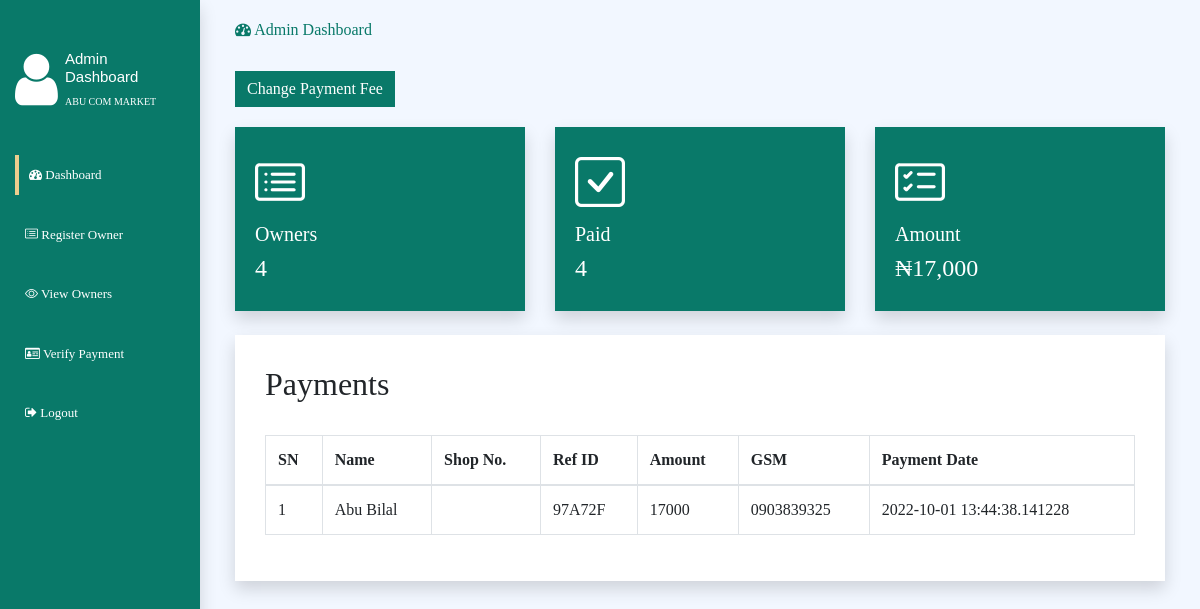
/backend/dashboard.php, run on an earlier commit of the app's database.
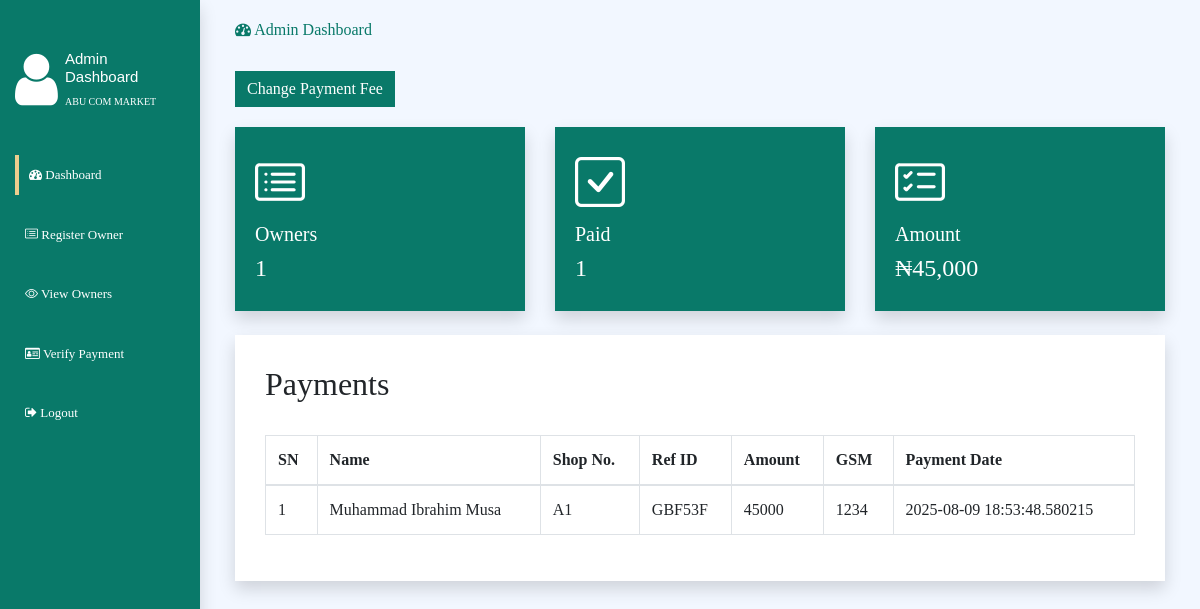
And on a later commit of the database.
### tables this page shows
CREATE TABLE `payment` (
  `id` int(11) NOT NULL,
  `refid` varchar(200) NOT NULL,
  `email` varchar(200) NOT NULL,
  `name` varchar(200) NOT NULL,
  `gsm` varchar(200) NOT NULL,
  `amount` varchar(200) NOT NULL,
  `shopnumber` varchar(100) NOT NULL,
  `date_paid` timestamp(6) NOT NULL DEFAULT current_timestamp(6)
);

### backend/dashboard.php (the view, shortened to what the changed rows need)
<?php
include "../include/server.php";
?>
<!DOCTYPE html>
<html>
<head>
    <link rel="stylesheet" type="text/css" href="../css/style.css">
    <link rel="stylesheet" type="text/css" href="../bootstrap/css/bootstrap.min.css">
    <link rel="stylesheet" type="text/css" href="../bootstrap-icons/bootstrap-icons.css">
    <link rel="stylesheet" href="../dist/css/iziToast.min.css">
    <link href="../lib/owlcarousel/assets/owl.carousel.min.css" rel="stylesheet">
    <link href="../lib/animate/animate.min.css" rel="stylesheet">
     <link href="../lib/font-awesome/css/font-awesome.min.css" rel="stylesheet">
    <link rel="stylesheet" href="../css/dismissible.css">
</head>
<body>
     <div class="container-fluid h-100" id="dashboard">
            <div class="row h-100">
                <div class="col-md-10">
                    <div class="main">
                    <br>
                    <div class="row">
                        <div class="col-md-4">
                            <div class="box shadow">
                                <span class="bi bi-card-list "></span>
                                <h5>Owners</h5>
                                <h4>
                                    <?php
                                    $sql = "SELECT COUNT(id) AS total FROM shopowners";
                                    $run = mysqli_query($dbcon,$sql);
                                    $row = mysqli_fetch_assoc($run);
                                    $first = $row['total'];
                                    echo $first;
                                ?>
                                </h4>
                            </div>
                        </div>
                        <div class="col-md-4">
                            <div class="box shadow">
                                <span class="bi bi-check-square"></span>
                                <h5>Paid</h5>
                                <h4>
                           <?php
                                    $sql = "SELECT COUNT(id) AS total FROM shopowners WHERE status = 'PAID'";
                                    $run = mysqli_query($dbcon,$sql);
                                    $row2 = mysqli_fetch_assoc($run);
                                    $second = $row2['total'];
                                    echo $second;
                                ?>
                                </h4>
                            </div>
                        </div>
                        <div class="col-md-4">
                            <div class="box shadow">
                                <span class="bi bi-card-checklist"></span>
                                <h5>Amount</h5>
                                <h4>
                           <?php
                                    $sql = "SELECT SUM(amount) AS total FROM payment";
                                    $run = mysqli_query($dbcon,$sql);
                                    $row3 = mysqli_fetch_assoc($run);
                                    $third = $row3['total'];
                                    if ($third=="") {
                                        echo "&#8358;0";
                                    }else{
                                        echo "&#8358;".number_format($third);
                                    }
                                ?>
                                </h4>
                            </div>
                        </div>
                            <div class="container " >
                                <div class="row">
                                    <div class="col-md-12" >
                                        <br>
                                        <div class="shadow" style="padding: 30px;background-color: #fff;">
                        <h2>Payments</h2>
                        <br>
                     <table id="datatable-buttons" class="table table-bordered dt-responsive nowrap w-100">
              <thead>
    <tr>
        <th>SN</th>
        <th>Name</th>
        <th>Shop No.</th>
        <th>Ref ID</th>
        <th>Amount</th>
        <th>GSM</th>
        <th>Payment Date</th>
  </tr>
  </thead>
  <?php
  $sn=1;
  $psql = mysqli_query($dbcon,"SELECT * FROM payment ORDER BY id DESC");
  while($prop = mysqli_fetch_array($psql)){ ?>
  <tr>
    <td><?php echo $sn++; ?></td>
    <td><?php echo $prop['name']; ?></td>
    <td><?php echo $prop['shopnumber']; ?></td>
    <td><?php echo $prop['refid']; ?></td>
    <td><?php echo $prop['amount']; ?></td>
    <td><?php echo $prop['gsm']; ?></td>
    <td><?php echo $prop['date_paid']; ?></td>
  </tr>
  <?php } ?>
</table>
                </div>
                </div>
                    </div>
                </div>
                </div>
            </div>
        </div>
</body>
</html>

What changed in the data, as far as the page shows it:
removed payment: name "Abu Bilal", refid "97A72F", amount "17000", gsm "0903839325", date_paid "2022-10-01 13:44:38.141228"
added payment: name "Muhammad Ibrahim Musa", shopnumber "A1", refid "GBF53F", amount "45000", gsm "1234", date_paid "2025-08-09 18:53:48.580215"
Also different on the page:
$first: "4" → "1"
$second: "4" → "1"
$third: "17,000" → "45,000"
